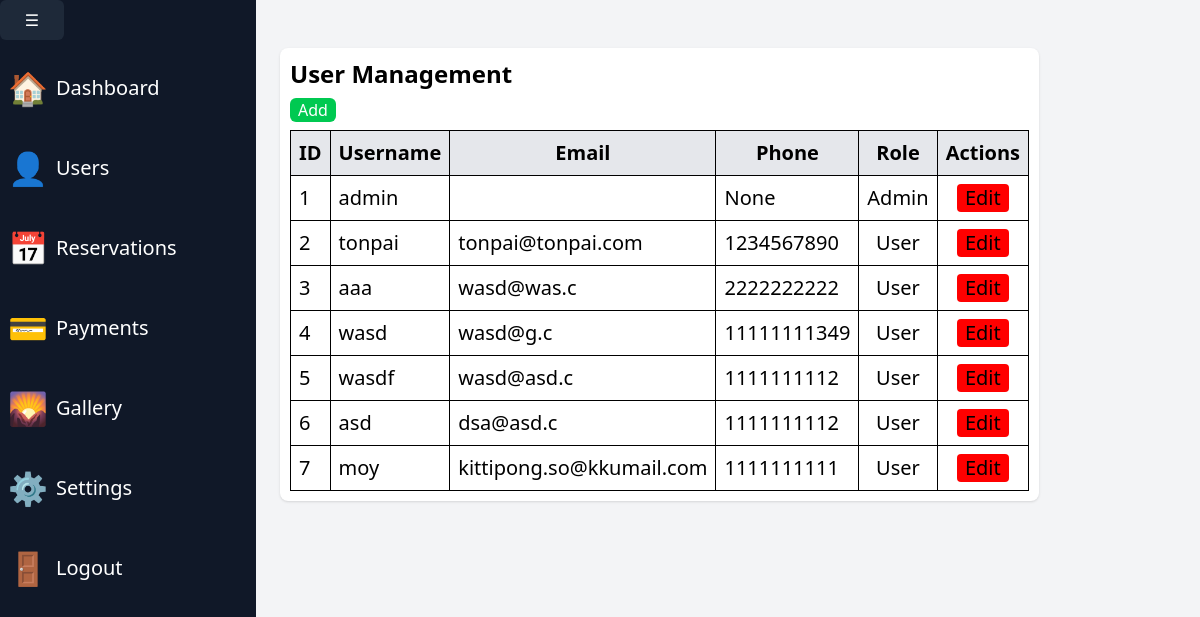
The app's page /admin-custom/user/ (signed in), older data.
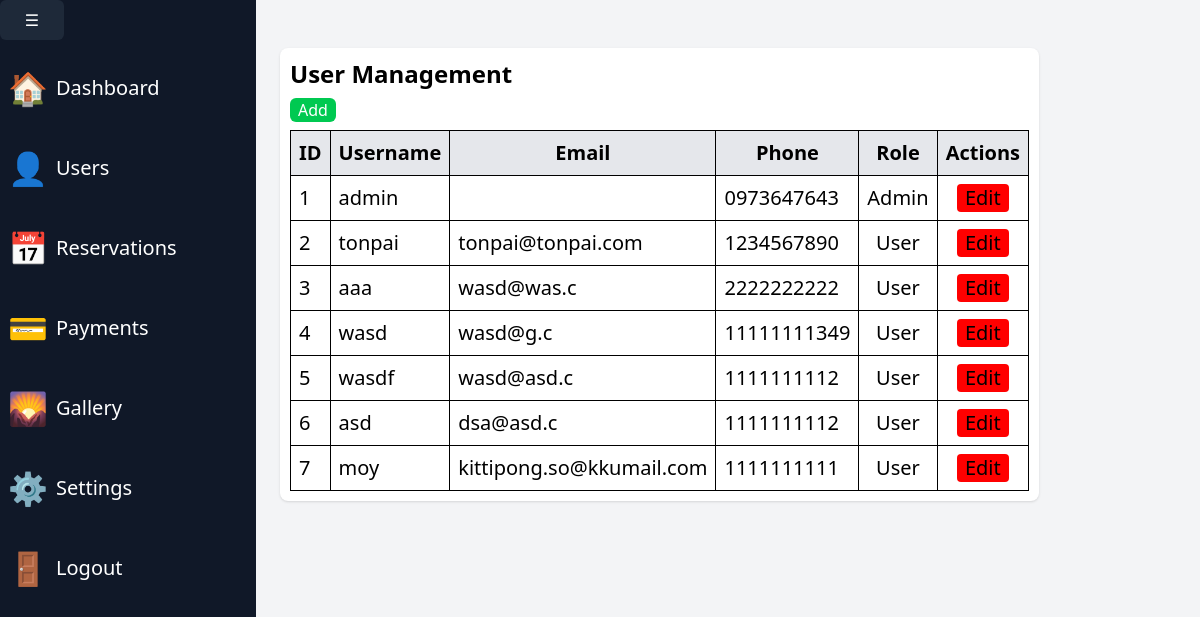
The same page, newer data.
### Useraccounts/models.py (models this page shows, shortened)
class CustomerUsers(AbstractUser):
    phone_number = models.CharField(max_length=10, blank=True, null=True)
    groups = models.ManyToManyField(
        'auth.Group',
        related_name='customer_users',
        blank=True,
        help_text='The groups this user belongs to.',
        verbose_name='groups',
    )
    user_permissions = models.ManyToManyField(
        'auth.Permission',
        related_name='customer_users',
        blank=True,
        help_text='Specific permissions for this user.',
        verbose_name='user permissions',
    )
    class Meta:
        verbose_name = 'Customer User'
        verbose_name_plural = 'Customer Users'

### LoginSystem/views/LoginViews.py (the view)
# urls.py: path('user/', LoginViews.admin_userManagement, name='admin_userManagement'),
def  admin_userManagement(request):
    logged_in = isSuperUser(request)
    if isinstance(logged_in, (HttpResponseForbidden, HttpResponseRedirect)):
        return logged_in  # Return the response immediately
    users = User.objects.all()  # Get all users
    context = {
        'logged_in': logged_in['loggedin'],
        'user': logged_in['user'],
        'users': users,  # Pass users to the template
        'field_sizes': ['Small', 'Medium', 'Large'],
    }
    return render(request, 'private/userManagement.html', context)

### LoginSystem/views/LoginViews.py (called while the page is built)
def check_login(request):
    return {
        'loggedin': request.user.is_authenticated,
        'user': request.user
    }

def isSuperUser(request):
    logged_in = check_login(request)
    if not logged_in['loggedin']:
        return redirect('login-th')
    if not logged_in['user'].is_superuser:
        return HttpResponseForbidden("You do not have permission to access this page.")  # 403 Forbidden
    return logged_in

### templates/private/userManagement.html (shortened to what this page needs)
{% extends 'private/base.html' %}
{% block content %}
<main class="flex-1 p-6">
    <div class="mt-6 bg-white p-4 rounded-lg shadow " style="padding: 10px;">
        <h2 class="text-2xl font-semibold">User Management</h2>
        <button onclick="addRow()" class="mt-2 mb-2 px-2 bg-green-500 text-white rounded-md" style="cursor: pointer;">Add</button>
        <table id="userTable" class="w-full border-collapse border border-gray-300" >
            <thead>
                <tr class="bg-gray-200">
                    <th class="border p-2 text-xl">ID</th>
                    <th class="border p-2 text-xl">Username</th>
                    <th class="border p-2 text-xl">Email</th>
                    <th class="border p-2 text-xl">Phone</th>
                    <th class="border p-2 text-xl">Role</th>
                    <th class="border p-2 text-xl">Actions</th>
                </tr>
            </thead>
            <tbody>
                {% for user in users %}
                <tr class="">
                    <td class="border p-2 text-xl">{{user.id}}</td>
                    <td class="border p-2 text-xl">
                        <span id="username-{{user.id}}">{{user.username}}</span>
                    </td>
                    <td class="border p-2 text-xl">
                        <span id="email-{{user.id}}">{{user.email}}</span>
                    </td>
                    <td class="border p-2 text-xl">
                        <span id="phoneNumber-{{user.id}}">{{user.phone_number}}</span>
                    </td>
                    <td class="border p-2 text-xl" style="text-align: center;">
                        <span id="role-{{user.id}}">
                            {% if user.is_superuser %}
                                Admin
                            {% else %}
                                User
                            {% endif %}
                        </span>
                    </td>
                    <td class="border p-2 text-xl" style="text-align: center;">
                        <button onclick="editRow({{ user.id }})" id="edit-btn-{{ user.id }}" class="px-2 rounded" style="background-color: red; cursor: pointer;">Edit</button>
                    </td>
                </tr>
                {% endfor %}
            </tbody>
        </table>
    </div>
</main>
{% endblock %}

Row changes from the older to the newer data that the page shows:
changed CustomerUsers "admin": phone_number "None" → "0973647643"
